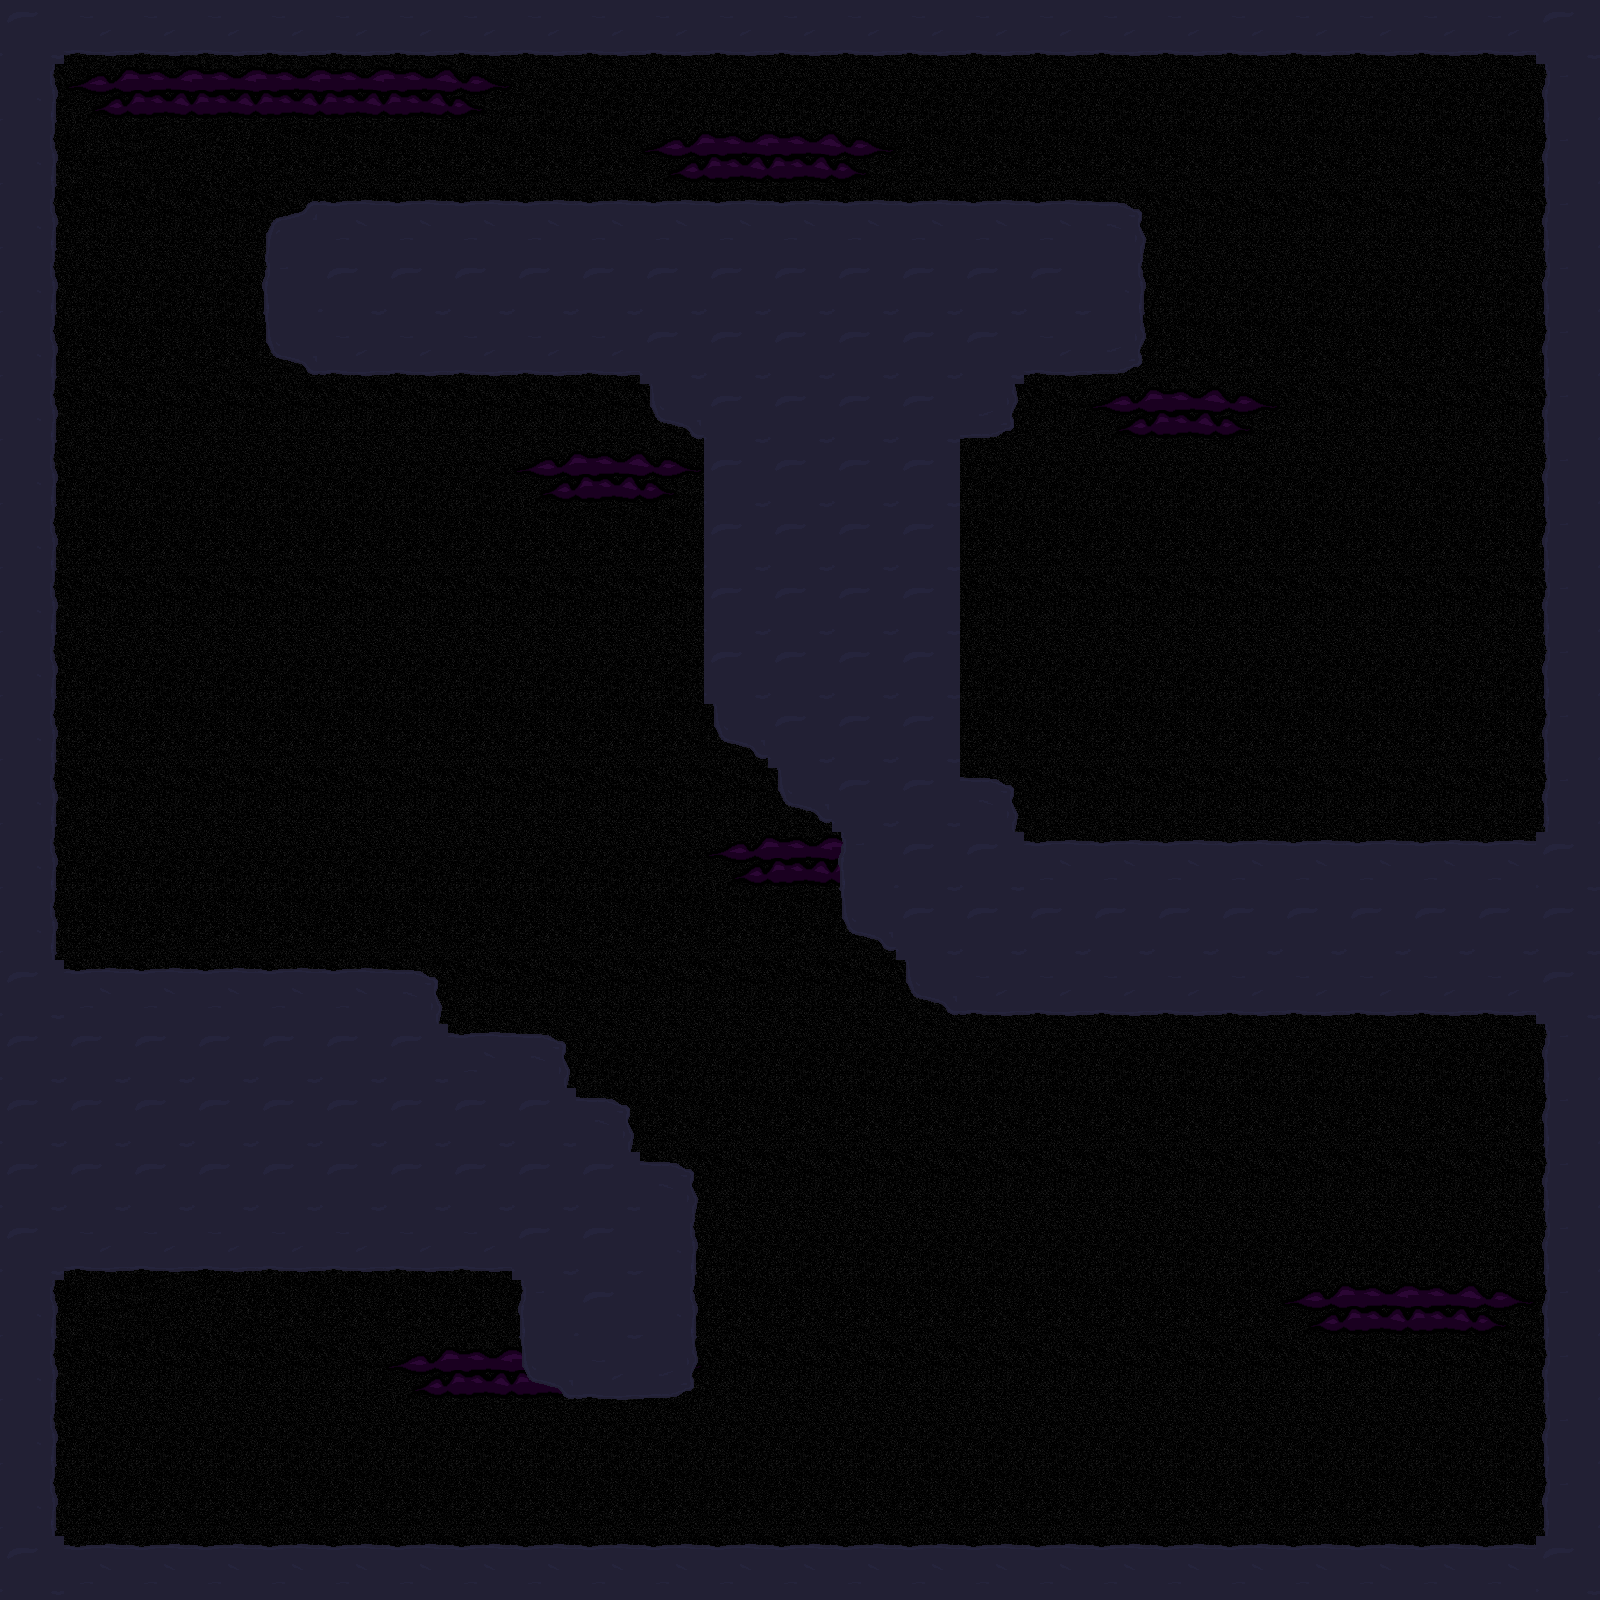

This is a level from a 2D game, rendered from its Tiled map with the project's own tilesets. A one-line summary and the complete map file follow:
An orthogonal 25x25 tile map with 64x64 px tiles, 2 tile layers (bg, collision), 2 tilesets and 2 objects (2x placement).

<map version="1.0" orientation="orthogonal" renderorder="right-down" width="25" height="25" tilewidth="64" tileheight="64" nextobjectid="10">
 <tileset firstgid="1" name="anjin-sky" tilewidth="64" tileheight="64" tilecount="18">
  <image source="../assets/tilemaps/tiles/anjin-sky.png" width="384" height="192" />
 </tileset>
 <tileset firstgid="19" name="anjin-grounds" tilewidth="64" tileheight="64" tilecount="36">
  <image source="../assets/tilemaps/tiles/anjin-grounds.png" width="384" height="384" />
 </tileset>
 <layer name="bg" width="25" height="25">
  <data encoding="csv">
1,2,3,4,5,6,5,6,5,6,5,6,5,6,5,6,5,6,5,6,5,6,5,6,5,
7,8,9,9,9,9,9,10,11,12,11,12,11,12,11,12,11,12,11,12,11,12,11,12,11,
13,14,15,16,17,18,17,18,17,18,8,9,9,10,17,18,17,18,17,18,17,18,17,18,17,
5,6,5,6,5,6,5,6,5,6,5,6,5,6,5,6,5,6,5,6,5,6,5,6,5,
11,12,11,12,11,12,11,12,11,12,11,12,11,12,11,12,11,12,11,12,11,12,11,12,11,
17,18,17,18,17,18,17,18,17,18,17,18,17,18,17,18,17,18,17,18,17,18,17,18,17,
1,5,5,6,5,6,5,6,5,6,5,6,5,6,5,6,5,8,9,10,5,6,5,6,5,
7,11,11,12,11,12,11,12,8,9,10,12,11,12,11,12,11,12,11,12,11,12,11,12,11,
13,17,17,18,17,18,17,18,17,18,17,18,17,18,17,18,17,18,17,18,17,18,17,18,17,
1,5,6,5,6,6,5,6,5,6,5,6,5,6,5,6,5,6,5,6,5,6,5,6,5,
7,11,12,11,12,12,11,12,11,12,11,12,11,12,11,12,11,12,11,12,11,12,11,12,11,
13,17,18,17,18,18,17,18,17,18,17,18,17,18,17,18,17,18,17,18,17,18,17,18,17,
1,5,6,5,6,6,5,6,5,6,5,6,5,6,5,6,5,6,5,6,5,6,5,6,5,
7,11,12,11,12,12,11,12,11,12,11,8,9,9,9,10,11,12,11,12,11,12,11,12,11,
13,17,18,17,18,18,17,18,17,18,17,18,17,18,17,18,17,18,17,18,17,18,17,18,17,
1,5,5,6,5,6,5,6,5,6,5,6,5,6,5,6,5,6,5,6,5,6,5,6,5,
7,11,11,12,11,12,11,12,11,12,11,12,11,12,11,12,11,12,11,12,11,12,11,12,11,
13,17,17,18,17,18,17,18,17,18,17,18,17,18,17,18,17,18,17,18,17,18,17,18,17,
1,2,3,4,5,6,5,6,5,6,5,6,5,6,5,6,5,6,5,6,5,6,5,6,5,
7,8,9,10,11,12,11,12,11,12,11,12,11,12,11,12,11,12,11,12,11,12,11,12,11,
13,14,15,16,17,18,17,18,17,18,17,18,17,18,17,18,17,18,17,18,8,9,9,10,17,
1,5,5,6,5,6,8,9,9,9,10,6,5,6,5,6,5,6,5,6,5,6,5,6,5,
7,11,11,12,11,12,11,12,11,12,11,12,11,12,11,12,11,12,11,12,11,12,11,12,11,
13,17,17,18,17,18,17,18,17,18,17,18,17,18,17,18,17,18,17,18,17,18,17,18,17,
1,2,3,4,5,6,5,6,5,6,5,6,5,6,5,6,5,6,5,6,5,6,5,6,5
</data>
 </layer>
 <layer name="collision" width="25" height="25">
  <data encoding="csv">
29,35,35,35,35,35,35,35,35,35,35,35,35,35,35,35,35,35,35,35,35,35,35,35,29,
30,0,0,0,0,0,0,0,0,0,0,0,0,0,0,0,0,0,0,0,0,0,0,0,28,
30,0,0,0,0,0,0,0,0,0,0,0,0,0,0,0,0,0,0,0,0,0,0,0,28,
30,0,0,0,22,23,23,23,23,23,23,23,23,23,23,23,23,24,0,0,0,0,0,0,28,
30,0,0,0,28,29,29,29,29,29,29,29,29,29,29,29,29,30,0,0,0,0,0,0,28,
30,0,0,0,34,35,35,35,35,35,29,29,29,29,29,29,35,36,0,0,0,0,0,0,28,
30,0,0,0,0,0,0,0,0,0,34,29,29,29,29,36,0,0,0,0,0,0,0,0,28,
30,0,0,0,0,0,0,0,0,0,0,29,29,29,29,0,0,0,0,0,0,0,0,0,28,
30,0,0,0,0,0,0,0,0,0,0,29,29,29,29,0,0,0,0,0,0,0,0,0,28,
30,0,0,0,0,0,0,0,0,0,0,29,29,29,29,0,0,0,0,0,0,0,0,0,28,
30,0,0,0,0,0,0,0,0,0,0,29,29,29,29,0,0,0,0,0,0,0,0,0,28,
30,0,0,0,0,0,0,0,0,0,0,34,29,29,29,0,0,0,0,0,0,0,0,0,28,
30,0,0,0,0,0,0,0,0,0,0,0,34,29,29,24,0,0,0,0,0,0,0,0,28,
30,0,0,0,0,0,0,0,0,0,0,0,0,28,29,29,23,23,23,23,23,23,23,23,29,
30,0,0,0,0,0,0,0,0,0,0,0,0,34,29,29,29,29,29,29,29,29,29,29,29,
29,23,23,23,23,23,24,0,0,0,0,0,0,0,34,35,35,35,35,35,35,35,35,35,29,
29,29,29,29,29,29,29,23,24,0,0,0,0,0,0,0,0,0,0,0,0,0,0,0,28,
29,29,29,29,29,29,29,29,29,24,0,0,0,0,0,0,0,0,0,0,0,0,0,0,28,
29,29,29,29,29,29,29,29,29,29,24,0,0,0,0,0,0,0,0,0,0,0,0,0,28,
29,35,35,35,35,35,35,35,29,29,30,0,0,0,0,0,0,0,0,0,0,0,0,0,28,
30,0,0,0,0,0,0,0,28,29,30,0,0,0,0,0,0,0,0,0,0,0,0,0,28,
30,0,0,0,0,0,0,0,34,35,36,0,0,0,0,0,0,0,0,0,0,0,0,0,28,
30,0,0,0,0,0,0,0,0,0,0,0,0,0,0,0,0,0,0,0,0,0,0,0,28,
30,0,0,0,0,0,0,0,0,0,0,0,0,0,0,0,0,0,0,0,0,0,0,0,28,
29,23,23,23,23,23,23,23,23,23,23,23,23,23,23,23,23,23,23,23,23,23,23,23,29
</data>
 </layer>
 <objectgroup name="objects">
  <object id="3" name="start" type="placement" x="1280" y="768" width="64" height="64" />
  <object id="8" name="end" type="placement" x="1088" y="1408" width="64" height="64" />
 </objectgroup>
</map>
